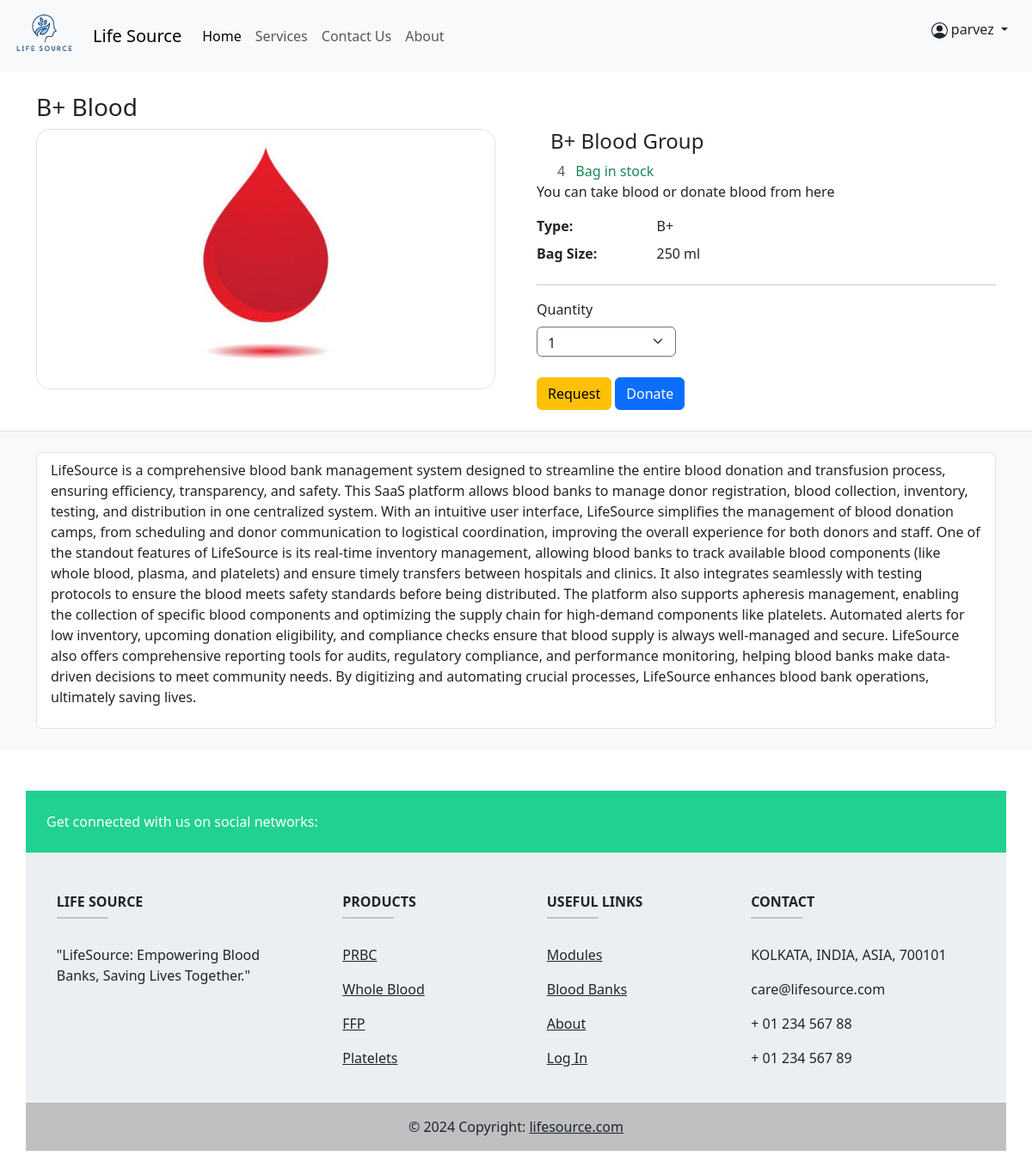
Page /product/3/ (signed in) on the committed database.
### home/models.py (models this page shows, shortened)
class Product(models.Model):
    blood_id=models.AutoField
    blood_name = models.CharField(max_length=50)
    blood_stock = models.PositiveIntegerField()
    blood_image = models.ImageField(upload_to='media/', null=True, blank=True)

### home/views.py (the view)
# urls.py: path('product/<int:id>/', views.view_detail, name='view_detail'),
@login_required(login_url='handleLogin')
def view_detail(request, id):
    product = Product.objects.filter(id=id)
    return render(request, 'view_detail.html', {'product':product})

### templates/view_detail.html (shortened to what this page needs)
{% extends "base.html" %}
{% load static %}
{% block body %}
{% for i in product %}
<section class="py-4">
  <div class="container">
    <h3>{{ i.blood_name }} Blood</h3>
    <div class="row gx-5">
      <aside class="col-lg-6">
        <div class="border rounded-4 mb-3 d-flex justify-content-center">
          <a data-fslightbox="mygalley" class="rounded-4" target="_blank" data-type="image" href="">
            <img style="max-width: 100%; max-height: 100vh; margin: auto;" class="rounded-4 fit" src="{{ i.blood_image.url }}">
          </a>
        </div>
      </aside>
      <main class="col-lg-6">
        <div class="ps-lg-3">
          <h4 class="title text-dark">
            {{ i.blood_name }} Blood Group
          </h4>
            <span class="text-muted"> {{i.blood_stock}} </span>
            <span class="text-success ms-2">Bag in stock</span>
          </div>
          <p>
            You can take blood or donate blood
            from here
          </p>
          <div class="row">
            <dt class="col-3">Type:</dt>
            <dd class="col-9">{{ i.blood_name }}</dd>
            <dt class="col-3">Bag Size:</dt>
            <dd class="col-9">250 ml</dd>
          </div>
          <hr />
          <div class="row mb-4">
            <div class="col-md-4 col-6">
              <label class="mb-2">Quantity</label>
              <select class="form-select border border-secondary" id="quantitySelect" style="height: 35px;">
                <option>1</option>
              </select>
            </div>
          </div>
<a href="#" class="btn btn-warning shadow-0" data-bs-toggle="modal" data-bs-target="#patientModal"
   onclick="setFormData('{{ i.blood_name }}', document.getElementById('quantitySelect').value)">
   Request
</a>
<a href="#" class="btn btn-primary shadow-0" data-bs-toggle="modal" data-bs-target="#donorModal"
onclick="setFormData('{{ i.blood_name }}', document.getElementById('quantitySelect').value)">
Donate
</a>
        </div>
    </div>
</section>
<section class="bg-light border-top py-4">
  <div class="container">
    <div class="row gx-4">
      <div class="col-lg-12 mb-6">
        <div class="border rounded-2 px-3 py-2 bg-white">
          <div class="tab-content" id="ex1-content">
            <div class="tab-pane fade show active" id="ex1-pills-1" role="tabpanel" aria-labelledby="ex1-tab-1">
              <p>
                LifeSource is a comprehensive blood bank management system designed to streamline the entire blood donation and transfusion process, ensuring efficiency, transparency, and safety. This SaaS platform allows blood banks to manage donor registration, blood collection, inventory, testing, and distribution in one centralized system. With an intuitive user interface, LifeSource simplifies the management of blood donation camps, from scheduling and donor communication to logistical coordination, improving the overall experience for both donors and staff. One of the standout features of LifeSource is its real-time inventory management, allowing blood banks to track available blood components (like whole blood, plasma, and platelets) and ensure timely transfers between hospitals and clinics. It also integrates seamlessly with testing protocols to ensure the blood meets safety standards before being distributed. The platform also supports apheresis management, enabling the collection of specific blood components and optimizing the supply chain for high-demand components like platelets. Automated alerts for low inventory, upcoming donation eligibility, and compliance checks ensure that blood supply is always well-managed and secure. LifeSource also offers comprehensive reporting tools for audits, regulatory compliance, and performance monitoring, helping blood banks make data-driven decisions to meet community needs. By digitizing and automating crucial processes, LifeSource enhances blood bank operations, ultimately saving lives.
              </p>
        </div>
      </div>
    </div>
  </div>
</section>
{% endfor %}
{% endblock body %}

### templates/base.html (shortened to what this page needs)
{% load static %}
<!DOCTYPE html>
<html lang="en" scroll-smooth>
<head>
    <link href="https://cdn.jsdelivr.net/npm/bootstrap@5.3.3/dist/css/bootstrap.min.css" rel="stylesheet">
</head>
<body class="overflow-x-hidden">
    {% block navbar %}
    <nav class="navbar navbar-expand-lg bg-body-tertiary">
        <div class="container-fluid">
          <a class="navbar-brand" href="#"><img src="{% static 'image/lifesourceLOGO.png' %}" alt="logo" width="80px"></a>
          <a class="navbar-brand" href="#">Life Source</a>
          <div class="collapse navbar-collapse" id="navbarNavDropdown">
            <ul class="navbar-nav">
              <li class="nav-item">
                <a class="nav-link active" aria-current="page" href="/main">Home</a>
              </li>
              <li class="nav-item">
                <a class="nav-link" href="/services">Services</a>
              </li>
                <a class="nav-link" href="/contact">Contact Us</a>
              <a class="nav-link" href="/about">About</a>
            </ul>
          </div>
          {% if user.is_authenticated %}
          <ul class="nav-item dropdown mx-3">
            <a class="nav-link dropdown-toggle" href="#" role="button" data-bs-toggle="dropdown" aria-expanded="false">
              {{request.user.username}}
            </a>
          </ul>
          {% endif %}
        </div>
      </nav>
      {% endblock navbar %}
      {% block body %}
      {% endblock body %}
      {% block footer %}
      <div class="container my-5 p-0">
        <footer
                class="text-center text-lg-start text-dark"
                style="background-color: #ECEFF1"
                >
          <section
                   class="d-flex justify-content-between p-4 w-full text-white"
                   style="background-color: #21D192"
                   >
            <div class="me-5">
              <span>Get connected with us on social networks:</span>
            </div>
            <div>
            </div>
          </section>
          <section class="">
            <div class="container text-center text-md-start mt-5">
              <div class="row mt-3">
                <div class="col-md-3 col-lg-4 col-xl-3 mx-auto mb-4">
                  <h6 class="text-uppercase fw-bold">LIFE SOURCE</h6>
                  <hr
                      class="mb-4 mt-0 d-inline-block mx-auto"
                      style="width: 60px; background-color: #7c4dff; height: 2px"
                      />
                  <p>
                    "LifeSource: Empowering Blood Banks, Saving Lives Together."
                  </p>
                </div>
                <div class="col-md-2 col-lg-2 col-xl-2 mx-auto mb-4">
                  <h6 class="text-uppercase fw-bold">Products</h6>
                  <hr
                      class="mb-4 mt-0 d-inline-block mx-auto"
                      style="width: 60px; background-color: #7c4dff; height: 2px"
                      />
                  <p>
                    <a href="#!" class="text-dark">PRBC</a>
                  </p>
                  <p>
                    <a href="#!" class="text-dark">Whole Blood</a>
                  </p>
                  <p>
                    <a href="#!" class="text-dark">FFP</a>
                  </p>
                  <p>
                    <a href="#!" class="text-dark">Platelets</a>
                  </p>
                </div>
                <div class="col-md-3 col-lg-2 col-xl-2 mx-auto mb-4">
                  <h6 class="text-uppercase fw-bold">Useful links</h6>
                  <hr
                      class="mb-4 mt-0 d-inline-block mx-auto"
                      style="width: 60px; background-color: #7c4dff; height: 2px"
                      />
                  <p>
                    <a href="#modules" class="text-dark">Modules</a>
                  </p>
                  <p>
                    <a href="#blood-banks" class="text-dark">Blood Banks</a>
                  </p>
                  <p>
                    <a href="#about" class="text-dark">About</a>
                  </p>
                  <p>
                    <a href="#login" class="text-dark">Log In</a>
                  </p>
                </div>
                <div class="col-md-4 col-lg-3 col-xl-3 mx-auto mb-md-0 mb-4">
                  <h6 class="text-uppercase fw-bold">Contact</h6>
                  <hr
                      class="mb-4 mt-0 d-inline-block mx-auto"
                      style="width: 60px; background-color: #7c4dff; height: 2px"
                      />
                  <p> KOLKATA, INDIA, ASIA, 700101</p>
                  <p> care@lifesource.com</p>
                  <p> + 01 234 567 88</p>
                  <p> + 01 234 567 89</p>
                </div>
              </div>
            </div>
          </section>
          <div
               class="text-center p-3"
               style="background-color: rgba(0, 0, 0, 0.2)"
               >
            © 2024 Copyright:
            <a class="text-dark" href="#index"
               >lifesource.com</a
              >
          </div>
        </footer>
      </div>
</body>
</html>
      {% endblock footer %}
    </body>
</html>

### rows in the picture
Product: blood_name "B+", blood_image (picture), blood_stock "4"

### other values in the picture
{{ request.user.username }} "parvez"
